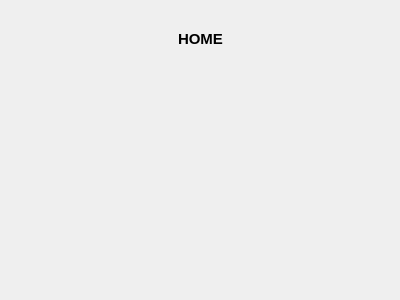
<?xml version="1.0" encoding="UTF-8"?>
<ui version="4.0">
 <class>homepage</class>
 <widget class="QDialog" name="homepage">
  <property name="geometry">
   <rect>
    <x>0</x>
    <y>0</y>
    <width>400</width>
    <height>300</height>
   </rect>
  </property>
  <property name="windowTitle">
   <string>Dialog</string>
  </property>
  <layout class="QGridLayout" name="gridLayout">
   <item row="1" column="0">
    <widget class="QFrame" name="frame_2">
     <property name="frameShape">
      <enum>QFrame::NoFrame</enum>
     </property>
     <property name="frameShadow">
      <enum>QFrame::Raised</enum>
     </property>
     <layout class="QGridLayout" name="gridLayout_5">
      <item row="0" column="0">
       <widget class="QFrame" name="frame">
        <property name="frameShape">
         <enum>QFrame::NoFrame</enum>
        </property>
        <property name="frameShadow">
         <enum>QFrame::Raised</enum>
        </property>
        <layout class="QGridLayout" name="gridLayout_2">
         <item row="0" column="0">
          <layout class="QGridLayout" name="gridLayout_3">
           <item row="0" column="1">
            <widget class="QLabel" name="label">
             <property name="font">
              <font>
               <pointsize>11</pointsize>
               <weight>75</weight>
               <bold>true</bold>
              </font>
             </property>
             <property name="text">
              <string>HOME</string>
             </property>
            </widget>
           </item>
           <item row="0" column="0">
            <spacer name="horizontalSpacer">
             <property name="orientation">
              <enum>Qt::Horizontal</enum>
             </property>
             <property name="sizeHint" stdset="0">
              <size>
               <width>40</width>
               <height>20</height>
              </size>
             </property>
            </spacer>
           </item>
           <item row="0" column="2">
            <spacer name="horizontalSpacer_2">
             <property name="orientation">
              <enum>Qt::Horizontal</enum>
             </property>
             <property name="sizeHint" stdset="0">
              <size>
               <width>40</width>
               <height>20</height>
              </size>
             </property>
            </spacer>
           </item>
          </layout>
         </item>
        </layout>
       </widget>
      </item>
      <item row="1" column="0">
       <layout class="QGridLayout" name="gridLayout_4"/>
      </item>
      <item row="2" column="0">
       <spacer name="verticalSpacer">
        <property name="orientation">
         <enum>Qt::Vertical</enum>
        </property>
        <property name="sizeHint" stdset="0">
         <size>
          <width>20</width>
          <height>40</height>
         </size>
        </property>
       </spacer>
      </item>
     </layout>
    </widget>
   </item>
  </layout>
 </widget>
 <resources/>
 <connections/>
</ui>
